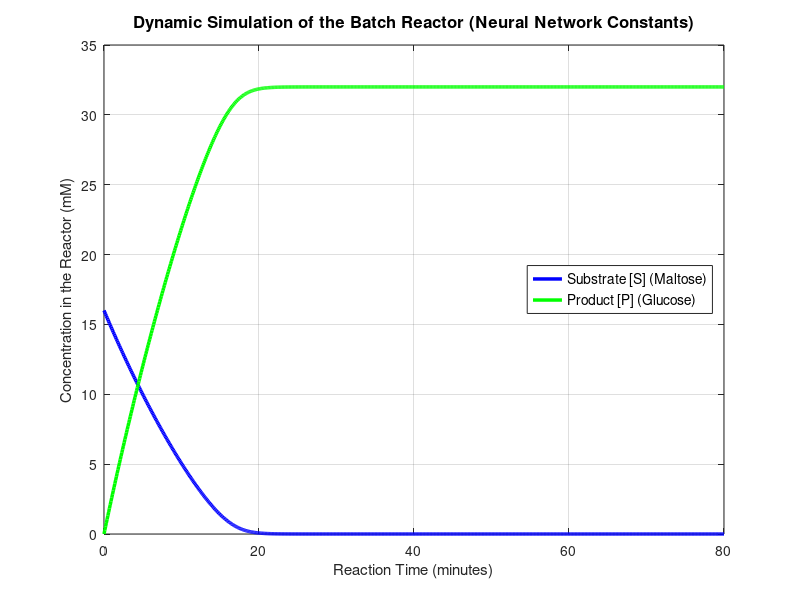

This figure's MATLAB source:
%% batch_reactor_product_inhibition.m
%% REACTOR ENGINEERING INTEGRATION MODULE
% Simulation of a progress curve in a batch reactor with uncompetitive
% product inhibition.
% Based on the kinetic modeling for maltose hydrolysis (Bas et al., 2007).
%
% Produces the figure used as Figure 3 of the SSICE manuscript.
%
% Requirements: MATLAB (base installation; no toolboxes required)
%
% Reference: Bas, D., Duduk, F. C., & Boyaci, I. H. (2007). Modeling and
% optimization IV: Investigation of reaction kinetics and kinetic
% parameters using artificial neural networks. International Journal of
% Food Engineering, 3(1).
%
% Part of the SSICE framework. If you use this code, please cite the
% associated manuscript (see README.md).

clear; clc; close all;

% 1. Kinetic parameters obtained from the article's model
Vmax = 1.48;   % Maximum velocity (umol/min/mg enzyme)
Km   = 1.91;   % Michaelis-Menten constant (mM)
Ki   = 71.42;  % Uncompetitive product inhibition constant (mM)

% 2. Initial conditions of the batch reactor
S0      = 16.0; % Initial substrate concentration [Maltose] (mM)
P0      = 0.0;  % Initial product concentration [Glucose] (mM)
t_final = 80;   % Total simulation operation time (minutes)
dt      = 0.1;  % Time-step size for the numerical method (min)

% 3. Initialization of vectors to store the time simulation
time_sim = 0:dt:t_final;
S_sim = zeros(size(time_sim));
P_sim = zeros(size(time_sim));

% Assignment of values at time t = 0
S_sim(1) = S0;
P_sim(1) = P0;

% 4. Solution of the differential equation (finite differences / Euler method)
for i = 1:(length(time_sim)-1)
    S_current = S_sim(i);
    P_current = P_sim(i);

    % Mathematical equation of the uncompetitive product inhibition model
    % The article assumes the stoichiometric relation P = P0 + 2*(S0 - S)
    v_reaction = (Vmax * S_current) / (Km + S_current * (1 + P_current / Ki));

    % Step-by-step numerical approximation: S(t+1) = S(t) - v * dt
    S_sim(i+1) = S_current - (v_reaction * dt);

    % Physical safety constraint: chemical substrate cannot be below zero
    if S_sim(i+1) < 0
        S_sim(i+1) = 0;
    end

    % Stoichiometric update of the product generated (1 Maltose -> 2 Glucose)
    P_sim(i+1) = P0 + 2 * (S0 - S_sim(i+1));
end

% 5. Graphical display of the reactor kinetics
figure('Name', 'Reactor Simulation - Bas et al. 2007 Case', 'Color', 'w');
plot(time_sim, S_sim, 'b-', 'LineWidth', 2.5, 'DisplayName', 'Substrate [S] (Maltose)'); hold on;
plot(time_sim, P_sim, 'g-', 'LineWidth', 2.5, 'DisplayName', 'Product [P] (Glucose)');

% Aesthetic configuration of the plot
xlabel('Reaction Time (minutes)', 'FontSize', 11);
ylabel('Concentration in the Reactor (mM)', 'FontSize', 11);
title('Dynamic Simulation of the Batch Reactor (Neural Network Constants)', 'FontSize', 12);
legend('Location', 'East', 'FontSize', 10);
grid on;

% Print summary to the command window
fprintf('=== REACTOR SIMULATION COMPLETED ===\n');
fprintf('Evaluated mechanism: Uncompetitive Product Inhibition\n');
fprintf('Final substrate concentration: %.4f mM at %d minutes.\n', S_sim(end), t_final);
fprintf('Final product concentration: %.4f mM.\n', P_sim(end));
